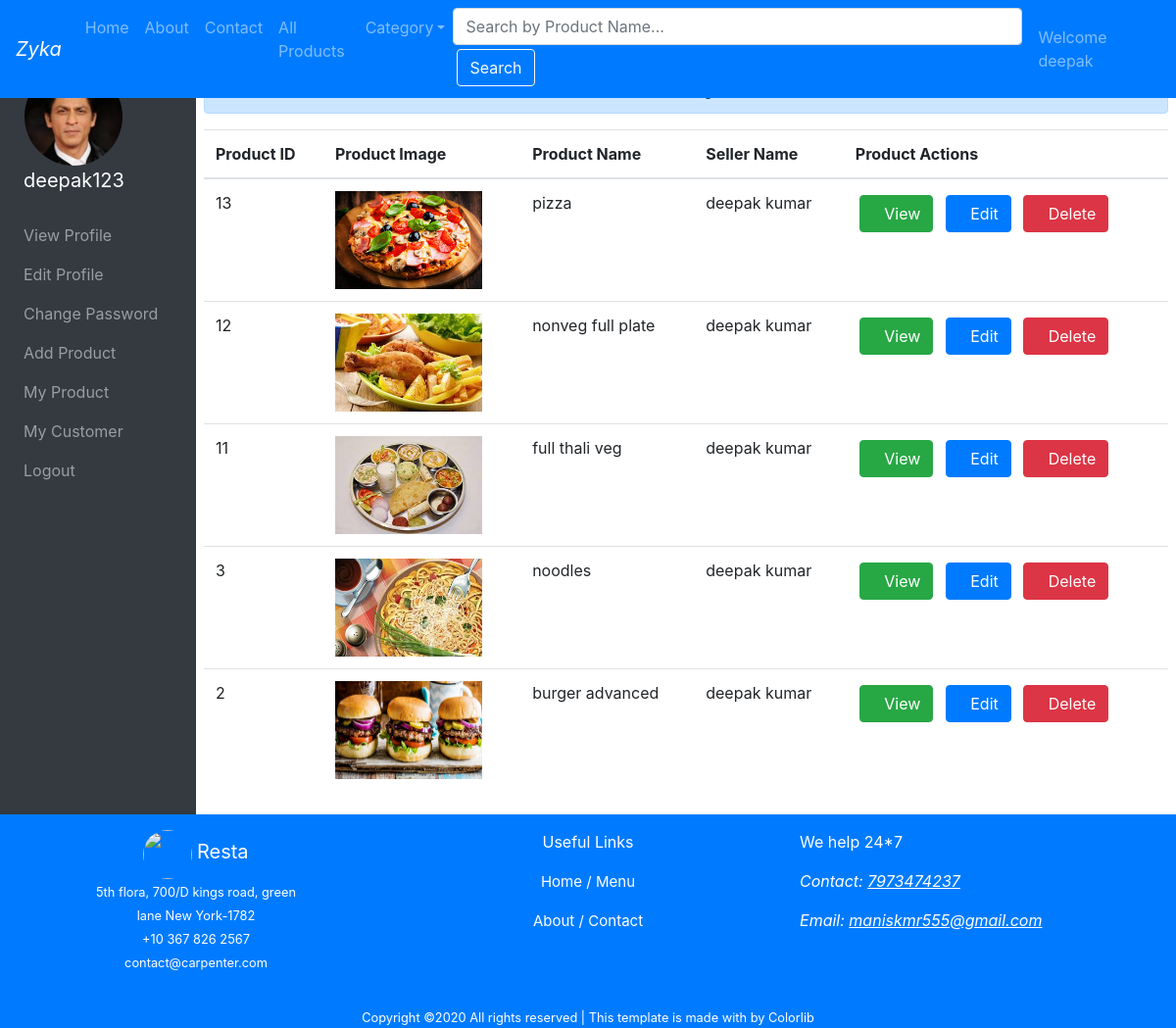
The page /my_products/ (signed in) on the database its author committed.
### secondapp/models.py (models this page shows, shortened)
class register_table(models.Model):
    user = models.OneToOneField(User,on_delete=models.CASCADE)
    contact_number = models.IntegerField()
    profile_pic = models.ImageField(upload_to="profiles/%Y/%m/%d",null=True,blank=True)
    age = models.CharField(max_length=250,null=True,blank=True)
    city = models.CharField(max_length=250,null=True,blank=True)
    address = models.TextField(blank=True,null=True)
    gender = models.CharField(max_length=250,null=True,blank=True)
    added_on = models.DateTimeField(auto_now_add=True,null=True)
    update_on = models.DateTimeField(auto_now=True,null=True)

class add_product(models.Model):
    seller_name = models.ForeignKey(User,on_delete=models.CASCADE)
    product_name = models.CharField(max_length=250)
    product_category = models.ForeignKey(Category,on_delete=models.CASCADE)
    product_price = models.FloatField()
    sale_price = models.FloatField()
    product_image = models.ImageField(upload_to="products/%Y/%m/%d")
    details = models.TextField()

### secondapp/views.py (the view)
# urls.py: path('my_products/',views.my_products,name="my_products"),
def my_products(request):
    context={}
    cats = Category.objects.all().order_by("cat_name")
    context["category"]=cats
    ch = register_table.objects.filter(user__id=request.user.id)
    if len(ch)>0:
        data = register_table.objects.get(user__id=request.user.id)
        context["data"]=data
    all_p = add_product.objects.filter(seller_name__id=request.user.id).order_by("-id")
    context["products"]=all_p
    return render(request,"myproducts.html",context)

### template/myproducts.html (shortened to what this page needs)
{% extends 'dashboard_base.html' %}
{% block dashboard %}
    <div class="row">
        <div class="col-md-12 mt-md-5 p-2">
            <h3 class="alert alert-primary text-center">Dashboard & My Products {{products|length}}</h3>
            <div class="table-responsive">
                <table class="table">
                    <thead>
                        <tr>
                            <th>Product ID</th>
                            <th>Product Image</th>
                            <th>Product Name</th>
                            <th>Seller Name</th>
                            <th>Product Actions</th>
                        </tr>
                    </thead>
                    <tbody>
                        {% for p in products %}
                        <tr>
                            <td>{{p.id}}</td>
                            <td><img src="/media/{{p.product_image}}" alt="" height="100px" width="150px"></td>
                            <td>{{p.product_name}}</td>
                            <td>{{p.seller_name.first_name}} {{p.seller_name.last_name}}</td>
                            <td>
                                <button class="btn btn-success m-1" data-toggle="modal" data-target="#m{{p.id}}"><i class="fa fa-eye"></i>View</button>
                                <a href="{% url 'update_product' %}?pid={{p.id}}" class="btn btn-primary m-1"><i class="fa fa-edit"></i>Edit</a>
                                <a href="{% url 'delete_product' %}?pid={{p.id}}" class="btn btn-danger m-1"><i class="fa fa-trash"></i>Delete</a>
                            </td>
                        </tr>
                        {% endfor %}
                    </tbody>
                </table>
            </div>
        </div>
    </div>
{% endblock %}

### template/dashboard_base.html (shortened to what this page needs)
{% extends 'base.html' %}
{% load static %}
{% block myblock %}
{% if user.is_superuser %}
<div class="container-fluid">
    <div class="row">
        <div class="col-md-12 mt-4">
            <div class="jumbotron">
                <h1>Sorry {{user.username}} You are not allowed here</h1>
            </div>
        </div>
    </div>
    {% else %}
    <div class="container-fluid">
        <div class="row">
            <div class="col-md-2 bg-dark mt-md-5 p-2">
                <nav class="navbar navbar-dark ">
                    <a href="" class="navbar-brand">
                        <div style="text-align: center;">
                            {% if data.profile_pic %}
                            <img src="/media/{{data.profile_pic}}" alt="" height="100px" width="100px"
                                style="border-radius: 50%;">
                            {% else %}
                            <img src="{% static 'images/user.jpg'%}" alt="" height="100px" width="100px"
                                style="border-radius: 50%;">
                            {% endif %}
                        </div>
                        <p style="text-align: center;">{{user.username}}</p>
                    </a>
                    <ul class="navbar-nav">
                        <li class="nav-item">
                            <a href="{% url 'cust_dashboard' %}" class="nav-link">View Profile</a>
                        </li>
                        <li class="nav-item">
                            <a href="{% url 'edit_profile' %}" class="nav-link">Edit Profile</a>
                        </li>
                        <li class="nav-item">
                            <a href="{% url 'change_password' %}" class="nav-link">Change Password</a>
                        </li>
                        {% if user.is_staff %}
                        <li class="nav-item">
                            <a href="{% url 'add_product_view' %}" class="nav-link">Add Product</a>
                        </li>
                        <li class="nav-item">
                            <a href="{% url 'my_products' %}" class="nav-link">My Product</a>
                        </li>
                        <li class="nav-item">
                            <a href="{% url 'my_cust' %}" class="nav-link">My Customer</a>
                        </li>
                        {% endif %}
                        <li class="nav-item">
                            <a href="{% url 'user_logout' %}" class="nav-link">Logout</a>
                        </li>
                    </ul>
                </nav>
            </div>
            <div class="col-md-10">
                {% block dashboard %}
                {% endblock %}
            </div>
        </div>
    </div>
    {% endif %}
    {% endblock %}

### template/base.html (shortened to what this page needs)
<!DOCTYPE html>
{% load static %}
<html lang="en">
<head>
    <link rel="stylesheet" href="{% static 'bootstrap/css/bootstrap.min.css'%}">
    <link rel="stylesheet" href="{% static 'css/style.css' %}">
    <link rel="stylesheet" href="{% static 'Fonticon/css/all.min.css' %}">
</head>
<body>
    <div class="container-fluid">
        <div class="row">
            <div class="col-md-12 px-0">
                <nav class="navbar bg-primary navbar-dark navbar-expand-md fixed-top">
                    <a href="{% url 'index'%}" class="navbar-brand"><em>Zyka</em></a>
                    <div id="mymenu" class="collapse navbar-collapse">
                        <ul class="navbar-nav mx-auto">
                            <li class="nav-item">
                                <a href="{% url 'index' %}" class="nav-link">Home</a>
                            </li>
                            <li class="nav-item">
                                <a href="{% url 'about' %}" class="nav-link">About</a>
                            </li>
                            <li class="nav-item">
                                <a href="{% url 'contact' %}" class="nav-link">Contact</a>
                            </li>
                            <li class="nav-item">
                                <a href="{% url 'all_products' %}" class="nav-link">All Products</a>
                            </li>
                            <li class="nav-item dropdown">
                                <a href="" class="nav-link dropdown-toggle" data-toggle="dropdown">Category</a>
                            </li>
                            <li>
                                <form class="form-inline my-2 mt-2 my-lg-0" action="{% url 'all_products'%}">
                                    <input class="form-control mr-2" type="search" placeholder="Search by Product Name..."
                                        aria-label="Search" name="qry" size="50" >
                                    <button class="btn btn-outline-light m-1" type="submit">Search</button>
                                </form>
                            </li>
                        </ul>
                        <ul class="navbar-nav">
                            {% if user.is_authenticated %}
                            <li class="nav-item">
                                <a href="{% url 'cust_dashboard' %}" class="nav-link">Welcome {{user.first_name}}</a>
                            </li>
                            {% endif %}
                        </ul>
                    </div>
                </nav>
            </div>
        </div>
    </div>
        {% block myblock %}
        {% endblock %}
        <div class="container-fluid bg-primary">
            <div class="row" >
                <div class="col-md-4 text-center p-3">
                    <img src="{% static 'images/dinner.png' %}" alt="" style="border-radius: 50%; " width="50px"
                        height="50px">
                    <span style="color: white; font-size: 20px;">Resta</span>
                    <p style="color: white;"><small>5th flora, 700/D kings road, green<br>
                            lane New York-1782<br>
                            +10 367 826 2567<br>
                            contact@carpenter.com</small></p>
                </div>
                <div class="col-md-4 p-3" style="text-align: center;">
                    <p style="color: white;">Useful Links</p>
                    <p><a href="{% url 'index'%}" style="color: white; text-decoration: none; font-size: 15px;">Home /</a>
                       <a href="{% url 'all_products'%}" style="color: white; text-decoration: none;font-size: 15px;">Menu</a></p>
                       <p> <a href="{% url 'about'%}" style="color: white;text-decoration: none;font-size: 15px;">About /</a>
                       <a href="{% url 'contact'%}" style="color: white;text-decoration: none;font-size: 15px;">Contact</a></p>
                </div>
                <div class="col-md-4 p-3" style="color: white;">
                    <p>We help 24*7</p>
                    <p><em>Contact: <ins>7973474237</ins></em></p>
                    <p><em>Email: <ins>maniskmr555@gmail.com</ins></em></p>
                </div>
                <div class="col-md-12 text-center">
                    <small style="color: white;">Copyright ©2020 All rights reserved | This template is made with by
                        Colorlib</small>
                </div>
            </div>
        </div>
</body>
</html>

### rows shown on the page
register_table: profile_pic (picture)
add_product: id "13", product_image (picture), product_name "pizza", seller_name.first_name "deepak", seller_name.last_name "kumar"
add_product: id "12", product_image (picture), product_name "nonveg full plate", seller_name.first_name "deepak", seller_name.last_name "kumar"
add_product: id "11", product_image (picture), product_name "full thali veg", seller_name.first_name "deepak", seller_name.last_name "kumar"
add_product: id "3", product_image (picture), product_name "noodles", seller_name.first_name "deepak", seller_name.last_name "kumar"
add_product: id "2", product_image (picture), product_name "burger advanced", seller_name.first_name "deepak", seller_name.last_name "kumar"

### other values the page prints
{{ user.first_name }} "deepak"
{{ user.username }} "deepak123"
